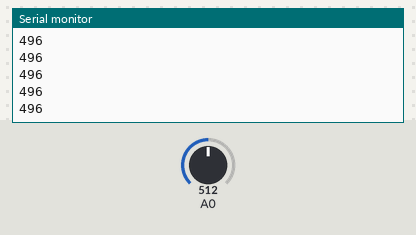
Bench run of a sketch on a simulated Arduino Uno, built with avr-gcc and run on an emulated ATmega328P. On the bench: the last lines printed to the serial monitor. Inputs (shaded band) come from the test bench; at power-on: A0 = 512.

Above: at 1.7 s.
1.8 s: A0 set to 716
At 2.5 s:
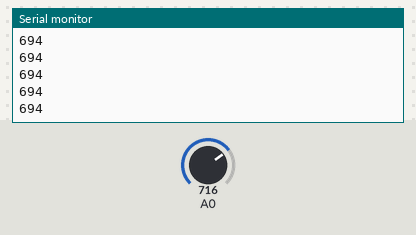
3.3 s: A0 set to 900
At 3.8 s:
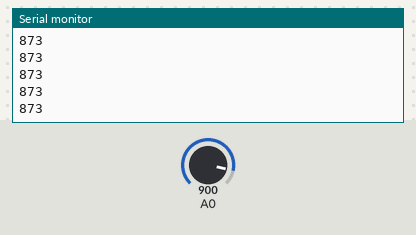
Timing chart, 0 to 6.3 s (numbered marks = the images above; inputs shaded):
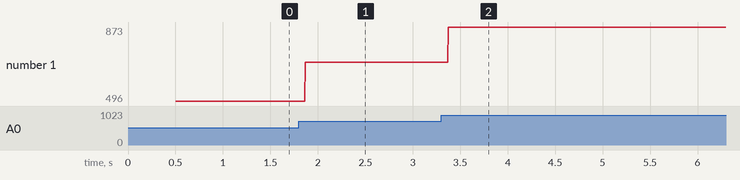

Measured:
- after the input at 1.8 s, the serial monitor: prints a new line after 0.07 s (image 1)
- after the input at 3.3 s, the serial monitor: prints a new line after 0.07 s (image 2)
- plotted number 1: 496 → 694 after the input at 1.8 s, 694 → 873 after the input at 3.3 s

The sketch:

relaydenganbinersaja.ino
```cpp
#include<IO_Port_8bit.h>

IO_Port_8bit myport(2,3,4,5,6,7,8,9,0);
void setup()
{
  Serial.begin(9600);
  myport.send_8bit_data(255);
  delay(500);
  myport.send_8bit_data(0);
}

void loop()
{
   int level;
   level = analogRead(A0);
   //level = map(level,0,1023,0,80);
   int nilaiDayaQ=level*0.97;
   Serial.println(nilaiDayaQ);
    if(nilaiDayaQ>900) myport.send_8bit_data(63);
    else if((nilaiDayaQ<80) && (nilaiDayaQ>70)) myport.send_8bit_data(127);
    else if((nilaiDayaQ<=70) && (nilaiDayaQ>60)) myport.send_8bit_data(63);
    else if((nilaiDayaQ<=60) && (nilaiDayaQ>50)) myport.send_8bit_data(31);
    else if((nilaiDayaQ<=50) && (nilaiDayaQ>40)) myport.send_8bit_data(15);
    else if((nilaiDayaQ<=40) && (nilaiDayaQ>30)) myport.send_8bit_data(7);
    else if((nilaiDayaQ<=30) && (nilaiDayaQ>20)) myport.send_8bit_data(3);
    else if(nilaiDayaQ>=1 && nilaiDayaQ<=23) myport.send_8bit_data(1);
   // delay(500);
}
```
